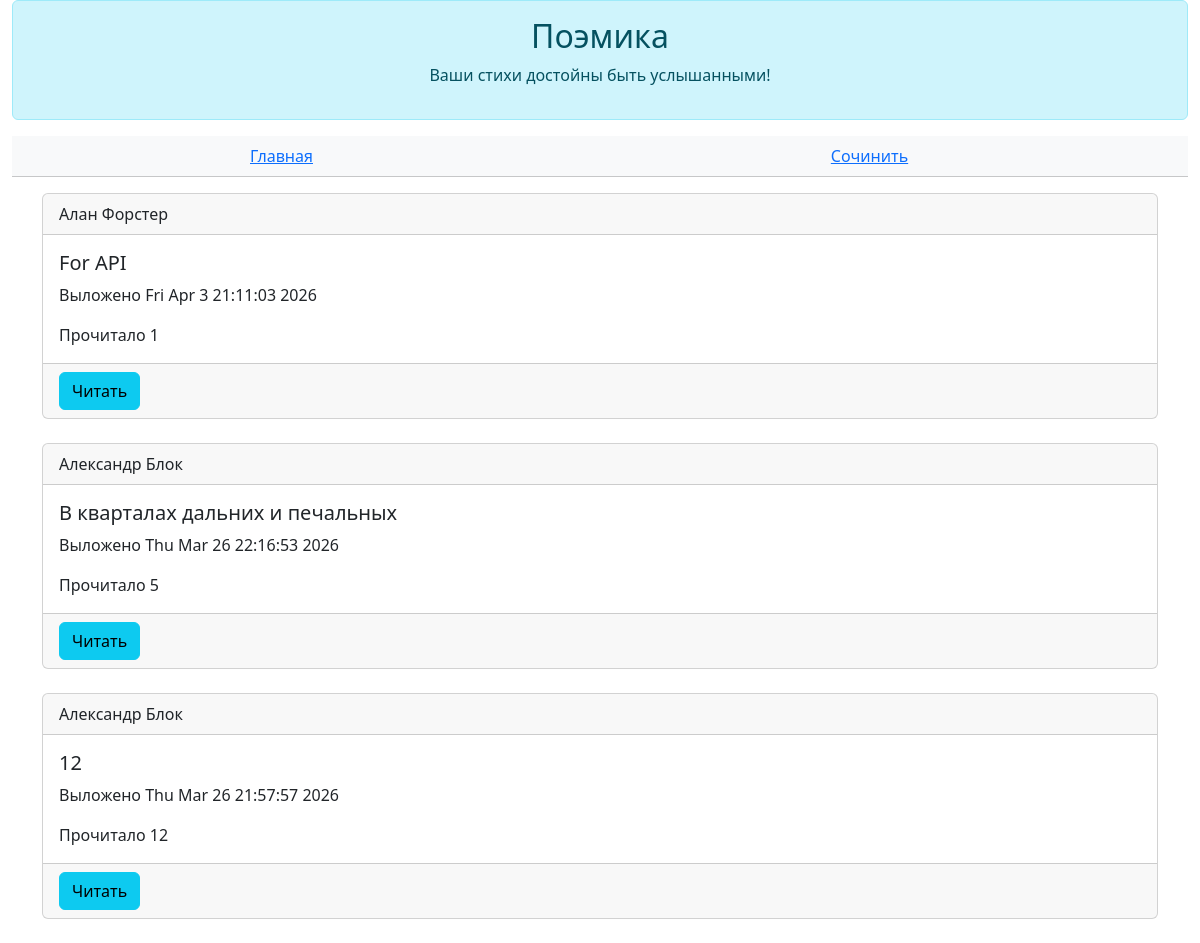
Page /poems on the committed database.
### data/all_models.py (models this page shows)
class Poem(SqlAlchemyBase, SerializerMixin):
    __tablename__ = "poems"
    id = sqlalchemy.Column(sqlalchemy.Integer, primary_key=True, autoincrement=True)
    author_id = sqlalchemy.Column(sqlalchemy.Integer, sqlalchemy.ForeignKey(User.id))
    author = orm.relationship("User")
    title = sqlalchemy.Column(sqlalchemy.String(25))
    body = sqlalchemy.Column(sqlalchemy.Text)
    read_count = sqlalchemy.Column(sqlalchemy.Integer, default=0)
    is_private = sqlalchemy.Column(sqlalchemy.Boolean, default=True)
    created = sqlalchemy.Column(sqlalchemy.DateTime, default=datetime.datetime.now())

class User(SqlAlchemyBase, UserMixin, SerializerMixin):
    __tablename__ = "users"
    id = sqlalchemy.Column(sqlalchemy.Integer, primary_key=True, autoincrement=True)
    login = sqlalchemy.Column(sqlalchemy.String)
    name = sqlalchemy.Column(sqlalchemy.String, default="Неизвестный")
    email = sqlalchemy.Column(sqlalchemy.String, unique=True)
    description = sqlalchemy.Column(sqlalchemy.Text, default="Я поэт, тем и интересен")
    hashed_password = sqlalchemy.Column(sqlalchemy.String)
    poems = orm.relationship("Poem", back_populates="author")

### main.py (the view)
@app.route("/poems")
def poems():
    poems = db.query(Poem).all()
    return flask.render_template("poems.html", poems=poems[::-1], user=current_user)

### templates/poems.html (shortened to what this page needs)
{% extends 'base.html' %}
{% block _header %}
    <table class="table table-light text-center">
        <tbody>
            <tr>
                <td>
                    <a href="/">Главная</a>
                </td>
                <td>
                    <a href="/poem/create">Сочинить</a>
                </td>
            </tr>
        </tbody>
    </table>
{% endblock %}
{% block _body %}
    {% for poem in poems %}
        {% if not poem.is_private%}
            <div class="card">
                <div class="card-header">
                    {{poem.author.login}}
                </div>
                <div class="card-body">
                    <h5 class="card-title">{{poem.title}}</h5>
                    <p class="card-text">Выложено {{poem.created.ctime()}}</p>
                    <p class="card-text">Прочитало {{poem.read_count}}</p>
                </div>
                <div class="card-footer">
                    <button class="btn btn-info" onclick="location.href='/poem/read/{{poem.id}}'">Читать</button>
                </div>
            </div>
            <br/>
        {% endif %}
    {% endfor %}
{% endblock %}

### rows in the picture
Poem: author.login "Алан Форстер", title "For API", created.ctime "Fri Apr 3 21:11:03 2026", read_count "1"
Poem: author.login "Александр Блок", title "В кварталах дальних и печальных", created.ctime "Thu Mar 26 22:16:53 2026", read_count "5"
Poem: author.login "Александр Блок", title "12", created.ctime "Thu Mar 26 21:57:57 2026", read_count "12"
